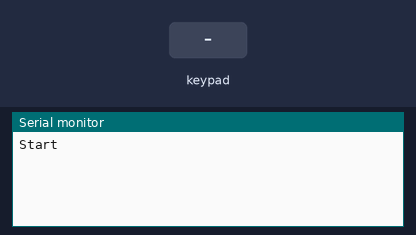
A sketch run on a simulated Arduino Uno, built with avr-gcc and run on an emulated ATmega328P. On the bench: the last lines printed to the serial monitor. Wiring (inferred from the names in the program): 4×4 keypad with keys 1 2 3 A 4 5 6 B 7 8 9 C * 0 # D: rows pin 12, pin 11, pin 10, pin 9; columns pin 8, pin 7, pin 6, pin 5. The test bench sets the inputs (shaded band).

Above: at 1.2 s.
1.3 s: key '1' pressed
At 2.5 s:
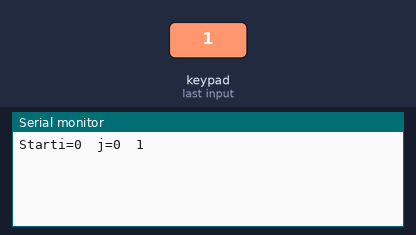
2.8 s: keypad keys 1 2 1 1 1 0 9 A pressed 0.4 s apart
At 7.2 s:
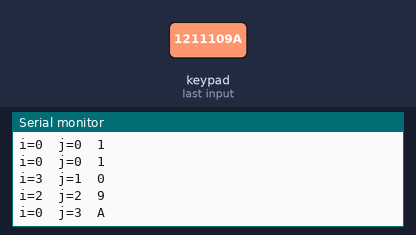
7.5 s: key 'B' pressed
At 8.4 s:
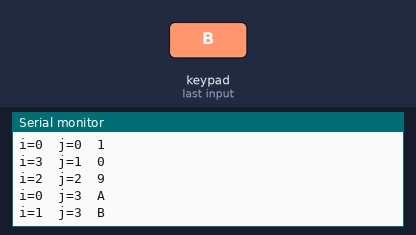
9.0 s: keypad keys 8 7 6 5 # pressed 0.4 s apart
At 12.0 s:
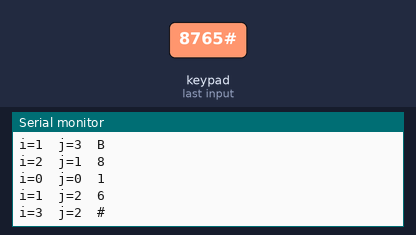
12.5 s: key 'C' pressed
At 13.5 s:
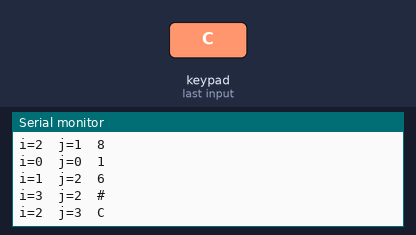
14.0 s: keypad keys 8 7 6 5 * pressed 0.4 s apart
At 17.0 s:
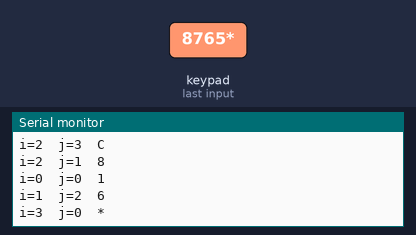
Timing chart, 0 to 18.5 s (numbered marks = the images above; inputs shaded):
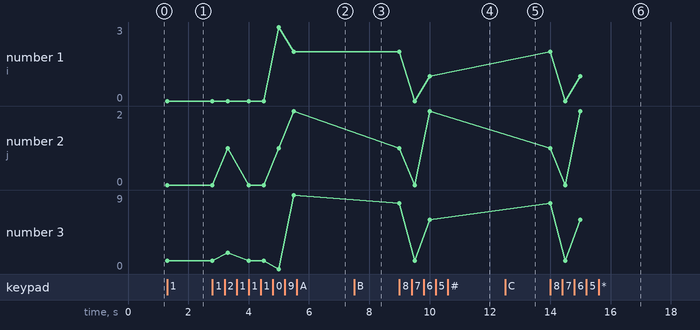

The sketch:

Keypad.ino
```cpp
//กดค้างไม่ได้

byte rowPin[4] = {12, 11, 10, 9};
byte colPin[4] = {8, 7, 6, 5};  // <<< ต่อ R ไว้ด้วยแต่ละขา
char keys[4][4] = {
  {'1', '2', '3', 'A'},
  {'4', '5', '6', 'B'},
  {'7', '8', '9', 'C'},
  {'*', '0', '#', 'D'}
};

void setup() {
  Serial.begin(9600);
  Serial.print("Start");
}

void loop() {
  Serial.println(Read());
  delay(500);
}

char Read() {
  bool check_pash = true;

  while (check_pash) {                                    // จะวนLoop จนกว่าจะกด ค่าถึงจะออกมา
    for (int i = 0; i < sizeof(rowPin); i++) {
      pinMode(rowPin[i], OUTPUT);
      digitalWrite(rowPin[i], HIGH);

      for (int j = 0; j < sizeof(colPin); j++) {
        pinMode(colPin[j], INPUT);
        digitalWrite(colPin[j], LOW);
        if (digitalRead(colPin[j]) == HIGH) {
          Serial.print("i=");
          Serial.print(i);
          Serial.print("  ");
          Serial.print("j=");
          Serial.print(j);
          Serial.print("  ");
          return keys[i][j];
        }
        digitalWrite(colPin[j], LOW);
      }
      digitalWrite(rowPin[i], LOW);
    }
  }

}
```

Measured:
- after the input at 1.3 s, the serial monitor: prints a new line at once (image 1)
- after the input at 2.8 s, the serial monitor: prints a new line at once (image 2)
- after the input at 7.5 s, the serial monitor: prints a new line at once (image 3)
- after the input at 9.0 s, the serial monitor: prints a new line at once (image 4)
- after the input at 12.5 s, the serial monitor: prints a new line at once (image 5)
- after the input at 14.0 s, the serial monitor: prints a new line at once (image 6)
- plotted number 1: 0 → 2 after the input at 2.8 s
- plotted number 2: 0 → 2 after the input at 2.8 s
